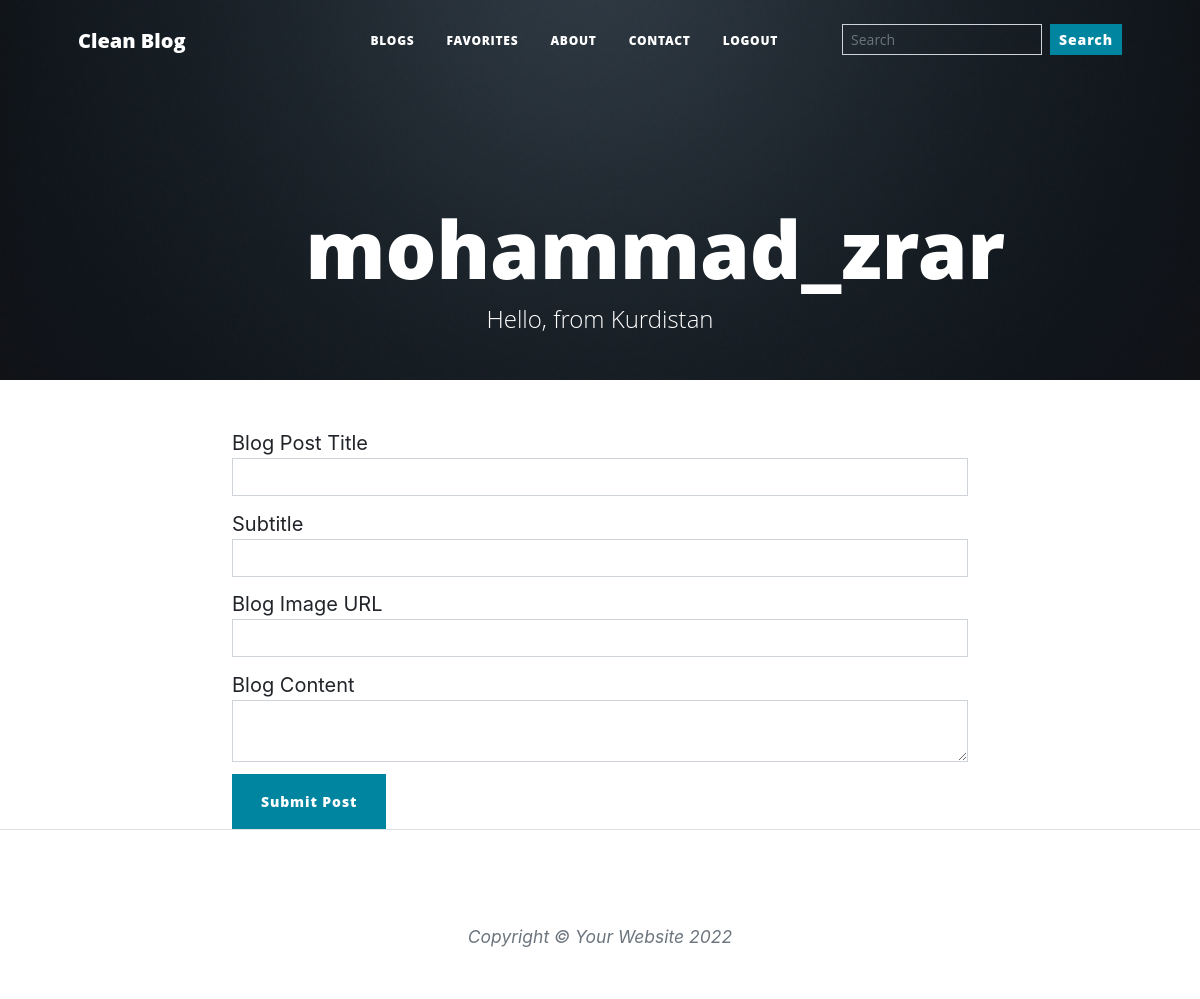
The page /mohammad_zrar/blog-post (signed in) on the database as committed earlier.
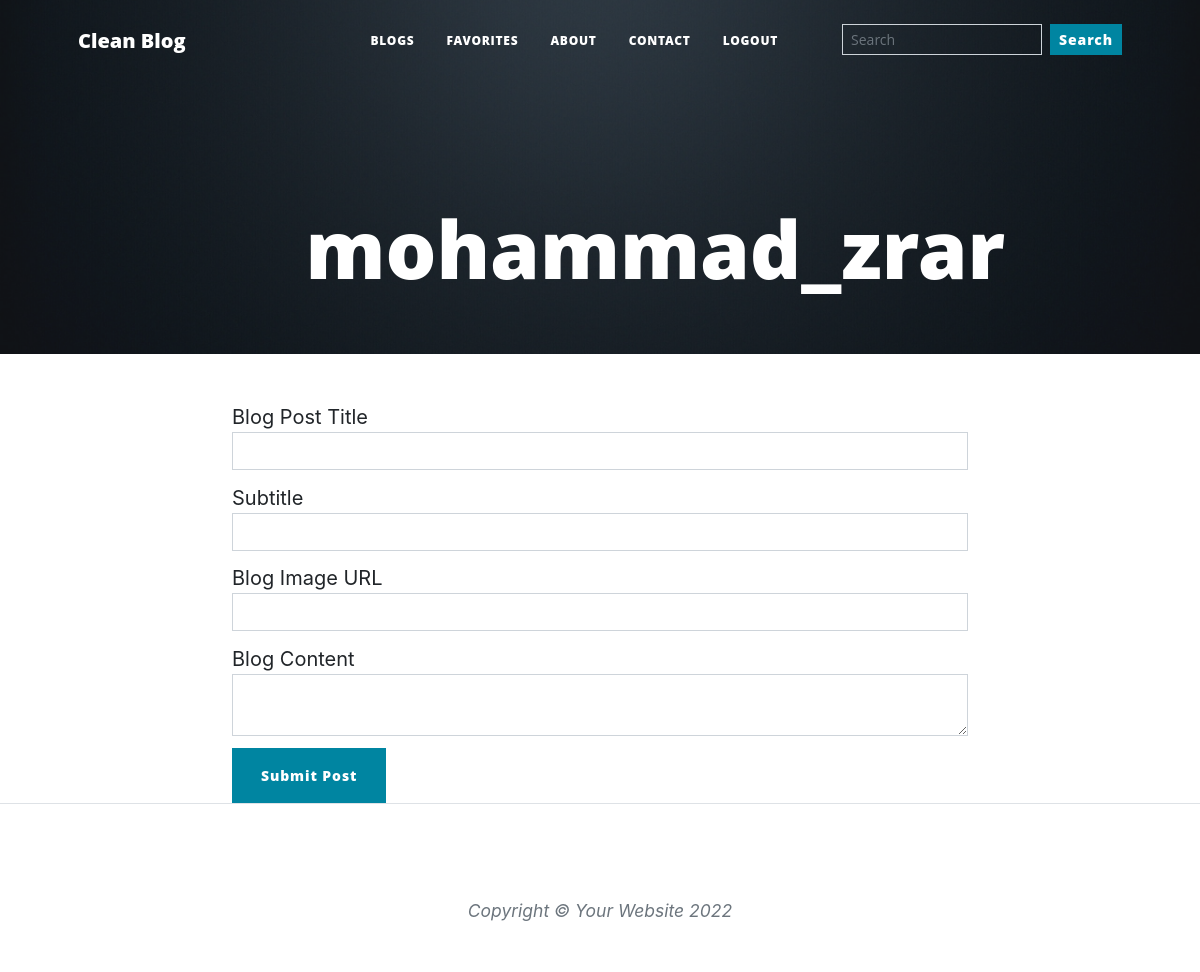
The same page on the database as committed later.
### main.py (models this page shows)
class User(UserMixin, db.Model):
    __tablename__ = "users"
    id = db.Column(db.Integer, primary_key=True)
    email = db.Column(db.String(100))
    username = db.Column(db.String(100), unique=True)
    password = db.Column(db.String(100))
    bg_color = db.Column(db.String(7))
    bio = db.Column(db.String(250))
    blogs = db.relationship("BlogPost", back_populates="author")
    comments = db.relationship("Comment", back_populates="comment_author")
    favouring = db.relationship(
        'User', secondary=favorites,
        primaryjoin=(favorites.c.favorite_id == id),
        secondaryjoin=(favorites.c.favouring_id == id),
        backref=db.backref('favorites', lazy='dynamic'),
        lazy='dynamic'
    )

### main.py (the view, shortened to what this page needs)
@app.route("/<string:username>/blog-post", methods=["POST", "GET"])
@login_required
def blog_post(username):
    if current_user.username == username:
        form = CreatePostForm()
        return render_template("blog-post.html", form=form)
    else:
        return redirect(url_for('user_blogs', username=username))

### forms.py
class CreatePostForm(FlaskForm):
    title = StringField("Blog Post Title", validators=[DataRequired()])
    subtitle = StringField("Subtitle", validators=[DataRequired()])
    img_url = StringField("Blog Image URL", validators=[DataRequired(), URL()])
    body = CKEditorField("Blog Content", validators=[DataRequired()])
    submit = SubmitField("Submit Post")

### main.py (called while the page is built)
@login_manager.user_loader
def load_user(user_id):
    return User.query.get(int(user_id))

### templates/blog-post.html (shortened to what this page needs)
{% extends 'base.html' %}
{% import "bootstrap/wtf.html" as wtf %}
{% block content %}
{% include "./layout/navbar.html" %}
<header class="masthead pb-5" style="background-image: url({{ url_for('static', filename='./assets/img/home-bg.jpg')}})">
    <div class="container position-relative px-4 px-lg-5">
        <div class="row gx-4 gx-lg-5 justify-content-center">
            <div class="col-md-10 col-lg-8 col-xl-7">
                <div class="site-heading">
                    <h1 class="h1-header">{{ current_user.username }}</h1>
                    <span class="subheading">{{ current_user.bio if current_user.bio != None else '' }}</span>
                </div>
            </div>
        </div>
    </div>
</header>
<div class="container">
    <div class="row">
      <div class="col-lg-8 col-md-10 mx-auto">
        {{ wtf.quick_form(form, novalidate=True, button_map={"submit": "primary"}) }}
      </div>
    </div>
  </div>
{% include "./layout/footer.html" %}
{% endblock %}

Rows that differ between the two databases and show on the page:
changed User "mohammad_zrar": bio "Hello, from Kurdistan" → (not shown)
